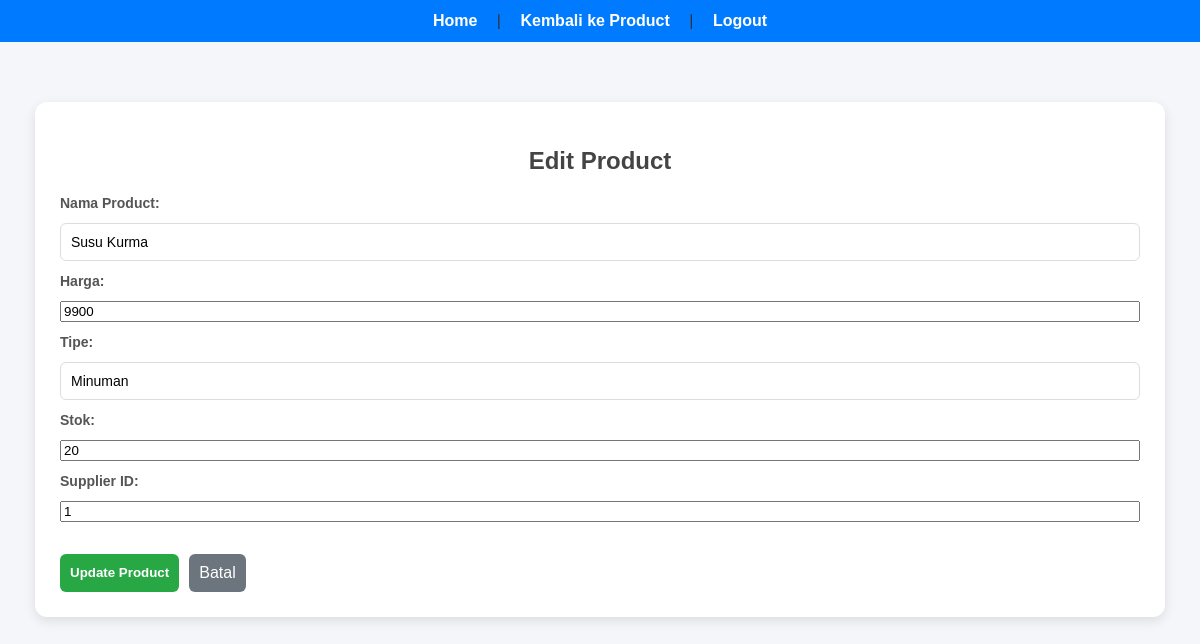
The app's page /edit_product.php?id=1 (signed in) with its own data.
### tables this page shows
CREATE TABLE `product` (
  `product_id` int(10) NOT NULL,
  `product_name` varchar(30) NOT NULL,
  `price` decimal(10,0) NOT NULL,
  `type` varchar(30) NOT NULL,
  `stock` int(11) NOT NULL,
  `supplier_id` int(11) NOT NULL
);

### edit_product.php (the view, shortened to what this page needs)
<?php
include "conn.php";
$product_id = $_GET['id'];
$query = "SELECT * FROM product WHERE product_id = '$product_id'";
$result = mysqli_query($conn, $query);
$product = mysqli_fetch_assoc($result);
?>
<!DOCTYPE html>
<html lang="en">
<head>
    <link rel="stylesheet" href="style.css">
</head>
<body>
    <nav>
        <a href="index.php">Home</a> |
        <a href="index.php?page=product">Kembali ke Product</a> |
        <a href="logout.php">Logout</a>
    </nav>
    <div class="container">
        <h2>Edit Product</h2>
        <form method="post" action="">
            <label>Nama Product:</label>
            <input type="text" name="product_name" value="<?php echo $product['product_name']; ?>" required>
            <label>Harga:</label>
            <input type="number" name="price" step="0.01" value="<?php echo $product['price']; ?>" required>
            <label>Tipe:</label>
            <input type="text" name="type" value="<?php echo $product['type']; ?>" required>
            <label>Stok:</label>
            <input type="number" name="stock" value="<?php echo $product['stock']; ?>" required>
            <label>Supplier ID:</label>
            <input type="number" name="supplier_id" value="<?php echo $product['supplier_id']; ?>" required>
            <div style="display: flex; gap: 10px; margin-top: 20px;">
                <button type="submit" name="update_product" style="background: #28a745;">Update Product</button>
                <a href="index.php?page=product" style="padding: 10px; background: #6c757d; color: white; text-decoration: none; border-radius: 6px; text-align: center;">Batal</a>
            </div>
        </form>
    </div>
</body>
</html>

### style.css (style rules this page uses)
body { font-family: Arial, Helvetica, sans-serif; background: #f4f6f9; margin: 0; padding: 0; color: #333; }
.container { width: 90%; max-width: 1200px; margin: 60px auto; background: #fff; padding: 25px; border-radius: 12px; box-shadow: 0 4px 12px rgba(0,0,0,0.1); }
h1, h2 { text-align: center; color: #444; }
nav { background: #007BFF; padding: 12px; text-align: center; }
nav a { color: #fff; text-decoration: none; margin: 0 15px; font-weight: bold; }
form { display: flex; flex-direction: column; gap: 12px; }
label { font-size: 14px; font-weight: bold; color: #555; }
input[type="text"], input[type="email"], input[type="password"] { padding: 10px; border: 1px solid #ddd; border-radius: 6px; font-size: 14px; }
button { padding: 10px; background: #007BFF; border: none; border-radius: 6px; color: white; font-weight: bold; cursor: pointer; transition: background 0.3s; }

### records on screen
product: product_name "Susu Kurma", price "9900", type "Minuman", stock "20", supplier_id "1"
